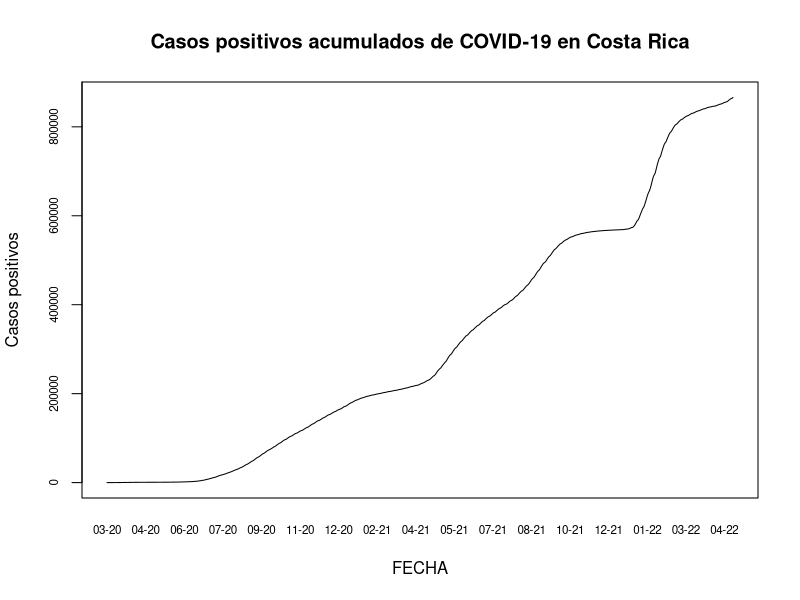

R code for this plot:
## ---- chunk 1
knitr::opts_chunk$set(echo = TRUE)
## ---- chunk 2
covid <- read.csv(file = "05_10_22_CSV_GENERAL.csv",sep = ";")
## ---- chunk 3
options(scipen = 7)
## ---- chunk 4
covid$FECHA <- as.Date(covid$FECHA, format = "%d/%m/%Y")
## ---- chunk 5
plot(x = covid$FECHA, y = covid$positivos, main = "Casos positivos acumulados de COVID-19 en Costa Rica", xlab = "FECHA", ylab = "Casos positivos", type = "l",   xaxt = "n",
  yaxt = "n" )

# Formato del eje X
axis(side = 1,
     covid$FECHA,
     tick = FALSE,
     format(covid$FECHA, "%m-%y"),
     cex.axis = .7
)

# Formato del eje Y
axis(
  side = 2,
  covid$positivos,
  labels = TRUE,  
  at = seq(0, 1000000, by = 200000),
  cex.axis = .7
)
